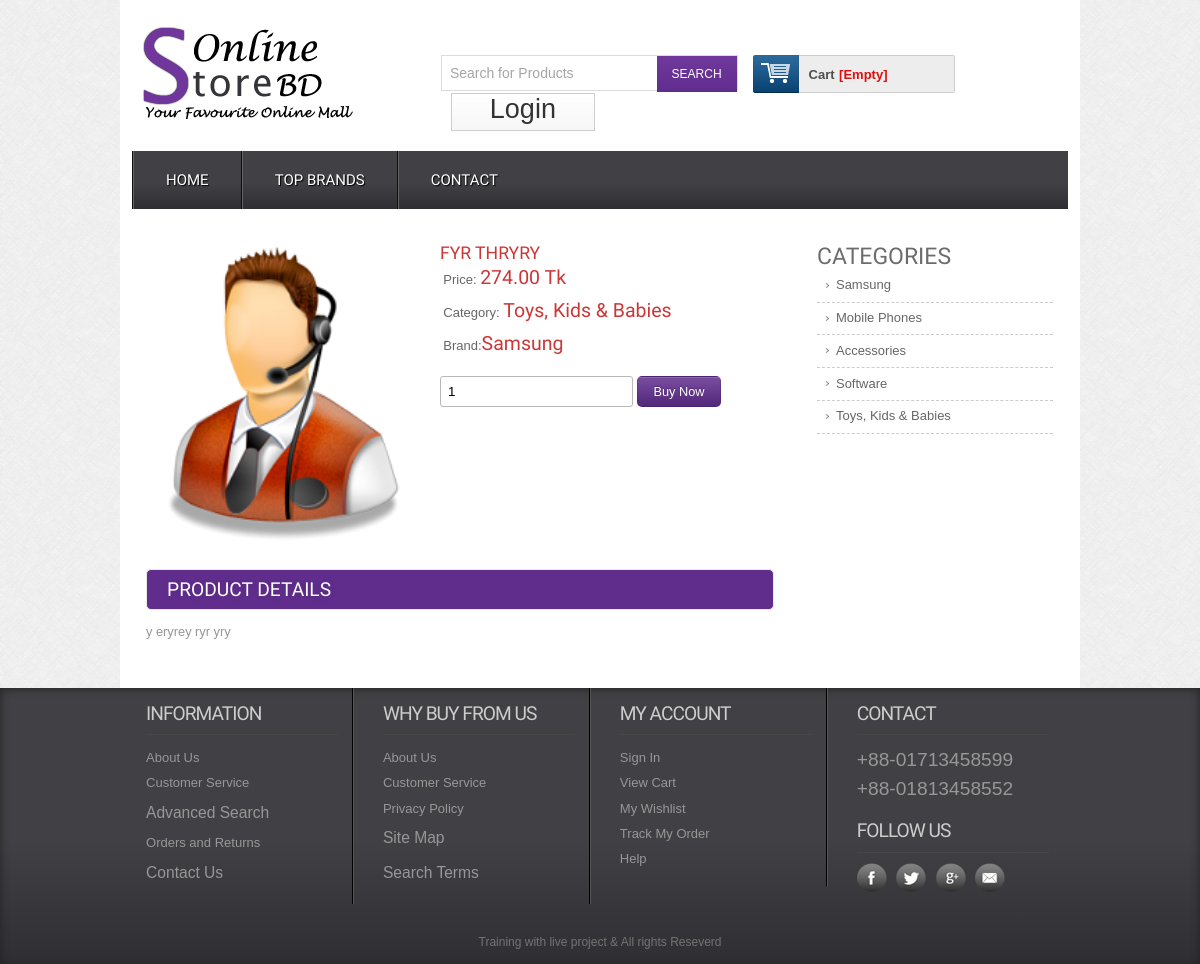
Screenshot of /details.php?proid=3 with the database file from the repository.
### tables this page shows
CREATE TABLE `tbl_product` (
  `productId` int(11) NOT NULL,
  `productName` varchar(255) NOT NULL,
  `catId` int(11) NOT NULL,
  `brandId` int(11) NOT NULL,
  `body` text NOT NULL,
  `price` float(10,2) NOT NULL,
  `image` varchar(255) NOT NULL,
  `type` tinyint(4) NOT NULL DEFAULT '0'
);

CREATE TABLE `tbl_category` (
  `catId` int(11) NOT NULL,
  `catName` varchar(255) NOT NULL
);

CREATE TABLE `tbl_brand` (
  `brandId` int(11) NOT NULL,
  `brandName` varchar(255) NOT NULL
);

### classes/Product.php (called while the page is built, shortened)
<?php
$filepath = realpath(dirname(__FILE__));
include_once ($filepath.'/../lib/Database.php');
?>
<?php
class Product
{
	private $db;
   public  function __construct(){
      $this->db =  new Database();
	}
public function getSingleProduct($id)
{
    $query = "select tbl_product.*,tbl_category.catName,tbl_brand.brandName from tbl_product
 inner join tbl_category
 using (catId)
  inner join tbl_brand
 using (brandId) where productId = '$id' ";
$result = $this->db->select($query);
return $result;
}
}
?>

### lib/Database.php (called while the page is built, shortened)
<?php
Class Database{
	public $host   = DB_HOST;
	public $user   = DB_USER;
	public $pass   = DB_PASS;
	public $dbname = DB_NAME;
	public $link;
	private function connectDB(){
	$this->link = new mysqli($this->host, $this->user, $this->pass, $this->dbname);
 }
	public function select($query){
		$result = $this->link->query($query) or die($this->link->error.__LINE__);
		if($result->num_rows > 0){
			return $result;
		} else {
			return false;
		}
	}
}

### classes/Category.php (called while the page is built, shortened)
<?php
$filepath = realpath(dirname(__FILE__));
include_once ($filepath.'/../lib/Database.php');
?>
<?php
class Category
{
	private $db;
   public  function __construct(){
      $this->db =  new Database();
	}
public function getAllfromCat()
{
	$query = "select * from tbl_category";
	$result = $this->db->select($query);
	return $result;
}
}
?>

### details.php (the view, shortened to what this page needs)
<?php include 'inc/header.php';?>
<?php
if(isset($_GET['proid']))
{
 $id = $_GET['proid'];
}
?>
 <div class="main">
    <div class="content">
    	<div class="section group">
				<div class="cont-desc span_1_of_2">
				<?php
				$getPd = $pd->getSingleProduct($id);
				if ($getPd) {
					while ($result = $getPd->fetch_assoc()) {
				?>
					<div class="grid images_3_of_2">
						<img src="admin/<?php echo $result['image'];?>" alt="pic"/>
					</div>
				<div class="desc span_3_of_2">
					<h2><?php echo $result['productName'];?> </h2>
					<div class="price">
						<p>Price: <span><?php echo $result['price']." Tk"?></span></p>
						<p>Category: <span><?php echo $result['catName'];?></span></p>
						<p>Brand:<span><?php echo $result['brandName'];?></span></p>
					</div>
				<div class="add-cart">
					<form action="" method="post">
						<input type="number" class="buyfield" name="quantity" value="1"/>
						<input type="submit" class="buysubmit" name="submit" value="Buy Now"/>
					</form>
				</div>
			</div>
			<div class="product-desc">
			<h2>Product Details</h2>
			<p><?php echo $result['body'];?></p>
	    </div>
		<?php 	} } ?>
	</div>
				<div class="rightsidebar span_3_of_1">
					<h2>CATEGORIES</h2>
					<?php
							$getcat = $cat->getAllfromCat();
							if ($getcat) {
								while ($rresult=$getcat->fetch_assoc()) {
					?>
					<ul>
				      <li><a href="productbycat.php?catId=<?php echo  $rresult['catId']?>"><?php echo $rresult['catName'];?></a></li>
    				</ul>
    				<?php	} } ?>
 				</div>
 		</div>
 	</div>
	</div>
<?php include 'inc/footer.php';?>

### css/style.css (style rules this page uses)
html,body,div,span,applet,object,iframe,h1,h2,h3,h4,h5,h6,p,blockquote,pre,a,abbr,acronym,address,big,cite,code,del,dfn,em,img,ins,kbd,q,s,samp,small,strike,strong,sub,sup,tt,var,b,u,i,dl,dt,dd,ol,nav ul,nav li,fieldset,form,label,legend,table,caption,tbody,tfoot,thead,tr,th,td,article,aside,canvas,details,embed,figure,figcaption,footer,header,hgroup,menu,nav,output,ruby,section,summary,time,mark,audio,video { margin:0;padding:0;border:0;font-size:100%;font:inherit;vertical-align:baseline; }
ol,ul { list-style:none;margin:0;padding:0; }
a { text-decoration:none; }
img { max-width:100%; }
body { font-family:Arial, Helvetica, sans-serif; background:url(../images/body_bg3.jpg); }
input[type="number"] { border: 1px solid #b8b8b8; border-radius: 3px; padding: 7px; }
.buysubmit { background: #602d8d url("../images/large-button-overlay.png") repeat scroll 0 0; border: 1px solid rgba(0, 0, 0, 0.1); border-radius: 5px; color: #fff; font-family: Arial,"Helvetica Neue","Helvetica",Tahoma,Verdana,sans-serif; font-size: 0.8em; padding: 7px 15px; text-shadow: 0 -1px 1px rgba(0, 0, 0, 0.25); cursor:pointer; outline:none; }
.section { clear: both; padding: 0px; margin: 0px; }
.group:before, .group:after { content:""; display:table; }
.group:after { clear:both; }
.group { zoom:1; }
.content { padding:20px 0; background:#FFF; }
.content h2 { font-size:23px; color:#6C6C6C; font-family: 'Monda', sans-serif; }
.cont-desc { display: block; float:left; clear:both; }
.rightsidebar { display: block; float:left; margin: 0% 0 0% 1.6%; }
.cont-desc:first-child { margin-left: 0; }
.desc { display: block; float:left; margin: 0% 0 0% 2.6%; }
.span_1_of_2 { width: 67.1%; padding:1.5%; }
.images_3_of_2 { width: 44.2%; float:left; text-align:center; }
.span_3_of_2 { width: 53.2%; }
.span_3_of_1 { width: 25.2%; padding:1.5%; }
.images_3_of_2 img { height: 302px; max-width: 100%; width: 100%; }
.span_3_of_2 h2 { font-family: 'Monda', sans-serif; font-size:1.1em; color: #CC3636; font-weight : normal; margin-top: 0px; text-transform:uppercase; }
.span_3_of_2 p { font-size:0.8125em; padding:0.3em 0; color:#969696; line-height: 1.6em; font-family : verdana, arial, helvetica, helve, sans-serif; }
.price p { font-size:0.8125em; padding:1.5% 1%; color: #666; vertical-align:top; }
.price p span { font-size:1.5em; font-family: 'Monda', sans-serif; color: #CC3636; }
.add-cart { padding-top:15px; }
.product-desc,.product-tags { clear:both; padding-top:20px; }
.product-desc h2,.product-tags h2 { padding:8px 20px; background:#602D8D; border: 1px solid #EBE8E8; border-radius: 5px; -webkit-border-radius: 5px; -moz-border-radius: 5px; -o-border-radius: 5px; font-family: 'Monda', sans-serif; font-size:1.2em; color:#FFF; text-transform: uppercase; text-shadow:0 1px 5px rgba(34, 34, 34, 0.17); }
.product-desc p { font-size: 0.8em; padding: 0.3em 0; color: #969696; line-height: 1.6em; font-family: verdana, arial, helvetica, helve, sans-serif; }
.span_3_of_1 li a { font-size:0.8125em; padding:0.42em 8%; color: #666; display: block; line-height: 1.6em; font-family : Arial, Helvetica, sans-serif; border-bottom:1px dashed #CCC; background: url(../images/drop_arrow.png) no-repeat 5px 11px; }

### rows the page displays
tbl_product: image (picture), productName "FYR THRYRY", price "274.00", catId.catName "Toys, Kids & Babies", brandId.brandName "Samsung", body "y eryrey ryr yry"
tbl_category: catName "Samsung"
tbl_category: catName "Mobile Phones"
tbl_category: catName "Accessories"
tbl_category: catName "Software"
tbl_category: catName "Toys, Kids & Babies"
